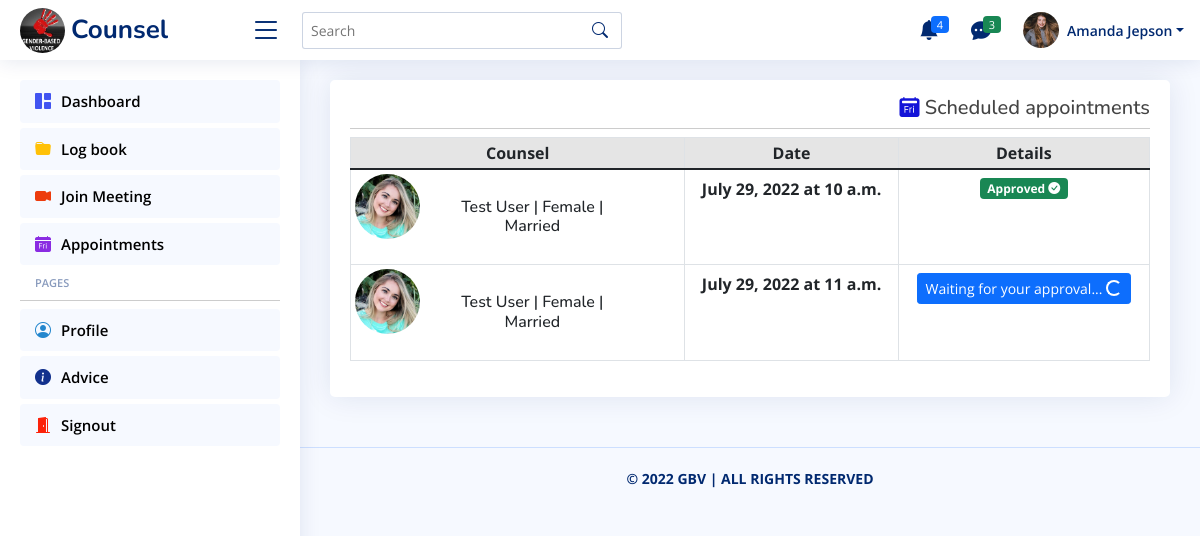
Page /counsellors/appointments/ (signed in) on the committed database.
### counsellors/models.py (models this page shows, shortened)
class CounsellorProfile(models.Model):
    id = models.CharField(max_length=15, editable=False, unique=True, primary_key=True)
    counsellor = models.OneToOneField(User, on_delete=models.CASCADE, editable=False)
    dp = models.ImageField(default='default.jpg', upload_to='Counsellors-Dps')
    dob = models.DateField(null=True)
    age = models.PositiveIntegerField(default=0)
    location = models.CharField(max_length=30, blank=False)
    phone_no = models.CharField(max_length=14, blank=False)
    gender = models.CharField(max_length=10, blank=False)
    marital_status = models.CharField(max_length=15, blank=False)
    created = models.DateTimeField(auto_now_add=True)
    updated = models.DateTimeField(auto_now=True)
    class Meta:
        verbose_name_plural = 'Counsellors'
        ordering = ['counsellor']

### users/models.py (models this page shows, shortened)
class UserAppointment(models.Model):
    id = models.CharField(max_length=8, editable=False, primary_key=True)
    patient = models.ForeignKey(UserProfile, on_delete=models.CASCADE, editable=False)
    medic = models.CharField(max_length=150)
    appointment_date = models.DateField(blank=False)
    appointment_time = models.TimeField(blank=False)
    type_session = models.CharField(max_length=20, blank=False)
    duration = models.CharField(max_length=50, blank=False)
    approval = models.CharField(max_length=20, blank=False)
    scheduled = models.DateTimeField(auto_now_add=True)
    edited = models.DateTimeField(auto_now=True)
    class Meta:
        verbose_name_plural = 'Appointments'
        ordering = ['-scheduled']

class UserProfile(models.Model):
    id = models.CharField(primary_key=True, unique=True, max_length=12, editable=False)
    reg_user = models.OneToOneField(User, on_delete=models.CASCADE, editable=False)
    profile_pic = models.ImageField(upload_to='UserDps/', default='default.jpg')
    gender = models.CharField(max_length=10, blank=False)
    location = models.CharField(max_length=50, blank=False)
    dob = models.DateField(null=True)
    age = models.PositiveIntegerField(default=0)
    phone_no = models.CharField(max_length=15, blank=False)
    marital_status = models.CharField(max_length=15, blank=False)
    created = models.DateTimeField(auto_now_add=True)
    edited = models.DateTimeField(auto_now=True)
    def __str__(self):
        return f'{self.reg_user.username}'
    class Meta:
        verbose_name_plural = 'User Profiles'
        ordering = ['reg_user']

### counsellors/views.py (the view)
# urls.py: path('appointments/', views.appointments_view, name='counsellor_sessions'),
@login_required(login_url='counsellor_login')
def appointments_view(request):
    sch_session = UserAppointment.objects.filter(medic=request.user.counsellorprofile.counsellor).all().order_by('scheduled')
    context = {'sessions': sch_session}
    return render(request, 'counsellors/sessions.html', context)

### counsellors/templates/counsellors/sessions.html (shortened to what this page needs)
{% extends 'counsellors/base.html' %}{% block title %}Appointments for {{user.username|title}}{% endblock %}
    {% block content %}
    <main class="main" id="main">
        <section class="section profile">
            <div class="row">
                <div class="col-xl-12">
                    <div class="card">
                        <div class="card-body pt-3">
                            <h5 class="text-end mb-0"><i class="bi bi-calendar2-day-fill" style="color: rgb(19, 19, 216);"></i> Scheduled appointments</h5><hr class="dropdown-divider">
                            <div class="table-responsive-sm">
                                <table class="table table-bordered table-condensed table-sm">
                                    <thead>
                                        <tr class="table-active text-center">
                                            <th>Counsel</th>
                                            <th>Date</th>
                                            <th>Details</th>
                                        </tr>
                                    </thead>
                                    <tbody>
                                        {% for session in sessions %}
                                        <tr>
                                            <td>
                                                <div class="row">
                                                    <div class="col-md-3 text-center">
                                                        <img src="{{session.patient.profile_pic.url}}" class="rounded-circle" height="65px" width="65px" alt="img">
                                                    </div>
                                                    <div class="col-md-7 p-3 text-center">
                                                        <h6 class="mt-2">
                                                            {{session.patient|title}} | {{session.patient.gender}} | {{session.patient.marital_status}}
                                                        </h6>
                                                    </div>
                                                </div>
                                            </td>
                                            <td class="text-center fw-bold p-2">{{session.appointment_date}} at {{session.appointment_time}}</td>
                                            <td class="text-center p-2">
                                                <div class="row">
                                                    <div class="col-md-12">
                                                        {% if session.approval == 'Approve' %}
                                                        <span class="badge bg-success">Approved <i class="bi bi-check-circle-fill"></i></span>
                                                        {% else %}
                                                        <a href="{% url 'approve' session.scheduled %}" class="btn btn-sm btn-primary">Waiting for your approval... <span class="spinner-border spinner-border-sm" role="status" aria-hidden="true"></span></a>
                                                        {% endif %}
                                                    </div>
                                                </div>
                                            </td>
                                        </tr>
                                        {% empty %}
                                        <tr class="text-center form-text text-muted"><td colspan="3">No appointments available</td></tr>
                                        {% endfor %}
                                    </tbody>
                                </table>
                            </div>
                        </div>
                    </div>
                </div>
            </div>
        </section>
    </main>
    {% endblock %}

### counsellors/templates/counsellors/base.html (shortened to what this page needs)
{% load static %}
    <link href="{% static 'bootstrap/css/bootstrap.min.css' %}" rel="stylesheet">
    <link href="{% static 'bootstrap-icons/bootstrap-icons.css' %}" rel="stylesheet">
    <link href="{% static 'remixicon/remixicon.css' %}" rel="stylesheet">
    <link href="{% static 'style.css' %}" rel="stylesheet">
    <header id="header" class="header fixed-top d-flex align-items-center">
        <div class="d-flex align-items-center justify-content-between">
            {% if user.is_authenticated %}<a href="{% url 'counsellor_homepage' %}" class="logo d-flex align-items-center">
                <img src="{% static 'logo.jpg' %}" class="rounded-circle" alt="logo">
                <span class="d-none d-lg-block">Counsel</span>
            </a>{% else %}<a href="{% url 'counsellor_login' %}" class="logo d-flex align-items-center"><img src="{% static 'logo.jpg' %}" class="rounded-circle" alt="logo"><span class="d-none d-lg-block">Counsel</span></a>{% endif %}
            {% if user.is_authenticated %}<i class="bi bi-list toggle-sidebar-btn"></i>{% endif %}
        </div>
        {% if user.is_authenticated %}
        <div class="search-bar">
            <form class="search-form d-flex align-items-center mt-3" method="GET" action="#">
                <input type="text" name="query" placeholder="Search" title="Enter search keyword">
                <button type="submit" title="Search"><i class="bi bi-search"></i></button>
            </form>
        </div>
        <nav class="header-nav ms-auto">
            <ul class="d-flex align-items-center">
                <li class="nav-item dropdown">
                    <a class="nav-link nav-icon" href="#" data-bs-toggle="dropdown">
                        <i class="bi bi-bell-fill"></i>
                        <span class="badge bg-primary badge-number">4</span>
                    </a>
                </li>
                <li class="nav-item dropdown">
                    <a class="nav-link nav-icon" href="#" data-bs-toggle="dropdown">
                        <i class="bi bi-chat-dots-fill"></i>
                        <span class="badge bg-success badge-number">3</span>
                    </a>
                </li>
                <li class="nav-item dropdown pe-3">
                    <a class="nav-link nav-profile d-flex align-items-center pe-0" href="#" data-bs-toggle="dropdown">
                        <img src="{{user.counsellorprofile.dp.url}}" alt="Profile" class="rounded-circle">
                        <span class="d-none d-md-block dropdown-toggle ps-2">{{user.counsellorprofile.counsellor|title}}</span>
                    </a>
                </li>
            </ul>
        </nav>
        {% endif %}
    </header>
    {% if user.is_authenticated %}
    <aside id="sidebar" class="sidebar">
        <ul class="sidebar-nav" id="sidebar-nav">
            <li class="nav-item">
                <a class="nav-link" href="{% url 'counsellor_homepage' %}">
                    <i class="bi bi-grid-1x2-fill"></i>
                    <span>Dashboard</span>
                </a>
            </li>
            <li class="nav-item">
                <a class="nav-link" href="{% url 'log_book' %}">
                    <i class="bi bi-folder-fill" style="color: #ffc107;"></i><span>Log book</span>
                </a>
            </li>
            <li class="nav-item">
                <a class="nav-link" href="">
                    <i class="bi bi-camera-video-fill"></i><span>Join Meeting</span>
                </a>
            </li>
            <li class="nav-item">
                <a class="nav-link" href="{% url 'counsellor_sessions' %}">
                    <i class="bi bi-calendar-day-fill"></i><span>Appointments</span>
                </a>
            </li>
            <li class="nav-heading">Pages</li><hr class="dropdown-divider">
            <li class="nav-item">
                <a class="nav-link" href="{% url 'counsellor_profile' %}">
                    <i class="bi bi-person-circle"></i>
                    <span>Profile</span>
                </a>
            </li>
            <li class="nav-item">
                <a class="nav-link" href="{% url 'counsellor_homepage' %}">
                    <i class="bi bi-info-circle-fill" style="color: rgb(18, 49, 141);"></i>
                    <span>Advice</span>
                </a>
            </li>
            <li class="nav-item">
                <a class="nav-link" href="{% url 'counsellor_logout' %}">
                    <i class="bi bi-door-open-fill"></i>
                    <span>Signout</span>
                </a>
            </li>
        </ul>
    </aside>
    {% endif %}
    {% block content %}
    {% endblock %}
    {% if user.is_authenticated %}
    <footer id="footer" class="footer">
        <div class="copyright">
            <strong>&copy; 2022 <span>GBV</span> | ALL RIGHTS RESERVED</strong>
        </div>
    </footer>
    {% else %}
    <footer class="footer">
        <div class="copyright">
            <strong>&copy; 2022 <span>GBV</span> | ALL RIGHTS RESERVED</strong>
        </div>
    </footer>
    {% endif %}

### static/css/style.css (style rules this page uses)
a { color: #4154f1; text-decoration: none; }
h1, h2, h3, h4, h5, h6 { font-family: "Nunito", sans-serif; }
#main { margin-top: 60px; padding: 20px 30px; transition: all 0.3s; }
.card { margin-bottom: 30px; border: none; border-radius: 5px; box-shadow: 0px 0 30px rgba(1, 41, 112, 0.1); }
.card-body { padding: 0 20px 20px 20px; }
.logo { line-height: 1; }
@media (min-width: 1200px) { .logo { width: 220px; } }
.logo img { height: 45px; width: 45px; margin-right: 6px; }
.logo span { font-size: 26px; font-weight: 700; color: #012970; font-family: "Nunito", sans-serif; }
.header { transition: all 0.5s; z-index: 997; height: 60px; box-shadow: 0px 2px 20px rgba(1, 41, 112, 0.1); background-color: #fff; padding-left: 20px; }
.header .toggle-sidebar-btn { font-size: 32px; padding-left: 10px; cursor: pointer; color: #012970; }
.header .search-bar { min-width: 360px; padding: 0 20px; }
.header .search-form { width: 100%; }
.header .search-form input { border: 0; font-size: 14px; color: #012970; border: 1px solid rgba(1, 41, 112, 0.2); padding: 7px 38px 7px 8px; border-radius: 3px; transition: 0.3s; width: 100%; }
.header .search-form button { border: 0; padding: 0; margin-left: -30px; background: none; }
.header .search-form button i { color: #012970; }
.header-nav ul { list-style: none; }
.header-nav > ul { margin: 0; padding: 0; }
.header-nav .nav-icon { font-size: 20px; color: #012970; }
.header-nav .nav-profile { color: #012970; }
.header-nav .nav-profile img { max-height: 36px; }
.header-nav .nav-profile span { font-size: 14px; font-weight: 600; }
.header-nav .badge-number { position: absolute; inset: 4px 6px auto auto; font-weight: normal; font-size: 11px; padding: 3px 6px; }
.sidebar { position: fixed; top: 60px; left: 0; bottom: 0; width: 300px; z-index: 996; transition: all 0.3s; padding: 20px; overflow-y: auto; scrollbar-width: thin; scrollbar-color: #aab7cf transparent; box-shadow: 0px 0px 20px rgba(1, 41, 112, 0.1); background-color: #fff; }
@media (min-width: 1200px) { #main, #footer { margin-left: 300px; } }
.sidebar-nav { padding: 0; margin: 0; list-style: none; }
.sidebar-nav li { padding: 0; margin: 0; list-style: none; }
.sidebar-nav .nav-item { margin-bottom: 5px; }
.sidebar-nav .nav-heading { font-size: 11px; text-transform: uppercase; color: #899bbd; font-weight: 600; margin: 10px 0 5px 15px; }
.sidebar-nav .nav-link { display: flex; align-items: center; font-size: 15px; font-weight: 600; color: black; transition: 0.3; background: #f6f9ff; padding: 10px 15px; border-radius: 4px; }
.sidebar-nav .nav-link i { font-size: 16px; margin-right: 10px; color: #4154f1; }
.sidebar-nav .nav-link .bi-camera-video-fill { color: #ed3c0d }
.sidebar-nav .nav-link .bi-calendar-day-fill { color: blueviolet; }
.sidebar-nav .nav-link .bi-person-circle { color: #2487ce; }
.sidebar-nav .nav-link .bi-door-open-fill { color: rgb(252, 34, 10); }
.footer { padding: 20px 0; font-size: 14px; transition: all 0.3s; border-top: 1px solid #cddfff; }
.footer .copyright { text-align: center; color: #012970; }

### rows in the picture
UserAppointment: patient.profile_pic (picture), patient "Test User", patient.gender "Female", patient.marital_status "Married", appointment_date "July 29, 2022", appointment_time "10 a.m.", approval "Approved"
UserAppointment: patient.profile_pic (picture), patient "Test User", patient.gender "Female", patient.marital_status "Married", appointment_date "July 29, 2022", appointment_time "11 a.m.", approval "Waiting for your approval..."

### other values in the picture
{{ user.counsellorprofile.counsellor|title }} "Amanda Jepson"
